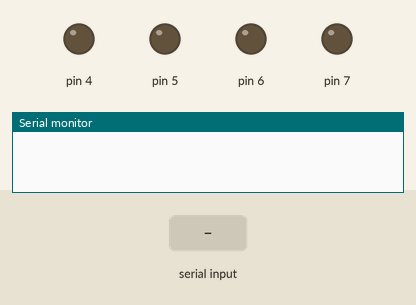
Bench run of a sketch on a simulated Arduino Uno, built with avr-gcc and run on an emulated ATmega328P. Parts: output pins drawn as LEDs (lit = HIGH), the last lines printed to the serial monitor. The test bench sets the inputs (shaded band).

Above: at 1.2 s.
1.3 s: "90,45\n" received over the second serial link
At 2.2 s:
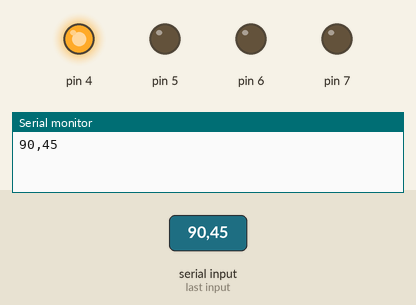
2.8 s: "200\n" received over the second serial link
4.3 s: "30,150\n" received over the second serial link
Timing chart, 0 to 7.3 s (numbered marks = the images above; inputs shaded):
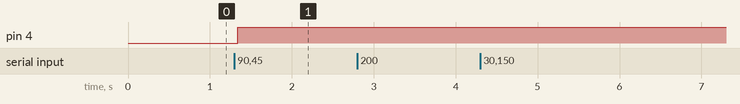

The sketch:

ELShield.ino
```cpp
#include <SoftwareSerial.h>

int inByte = 0;
int lastByte = 0;

SoftwareSerial mySerial(10, 11); // RX, TX

void setup() {
 for(int i = 4; i<8; i++)
 {
  pinMode(i, OUTPUT);
 }
  Serial.begin(9600);

  mySerial.begin(9600);
}

void setEL(int ch) // set a certain EL on
{
 for(int i = 4; i<8; i++) // all off
 {
  digitalWrite(i, LOW);
 }
 digitalWrite(ch+4, HIGH); // ch on
}

int count = 0;

void loop()
{
  if (mySerial.available())
  {
    char input[1];
    input[0] = mySerial.read();
    //This exists for debugging purposes
    Serial.write(input[0]);
    //This is dirty, but it works.
    int incomingByte = atoi(input);
    //The application can't provide inputs higher than 4
    //so ignore them
    if(incomingByte < 4)
    {
      setEL(incomingByte);
    }
  }
  if (Serial.available())
  {
    mySerial.write(Serial.read());
  }
}
```

Measured:
- after the input at 1.3 s, pin 4: LOW → HIGH at once
